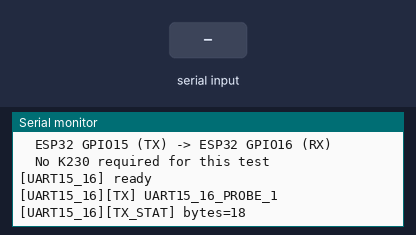
This sketch was run on a simulated ESP32. Shown: the last lines printed to the serial monitor. Inputs (shaded band) come from the test bench.

Above: at 1.4 s.
1.5 s: "1\n" received over the second serial link
At 2.1 s:
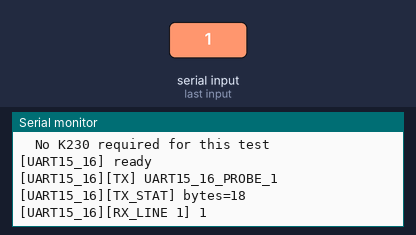
3.0 s: "0\n" received over the second serial link
At 3.18 s:
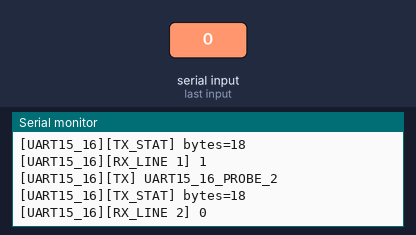
6.0 s: "2\n" received over the second serial link
At 6.18 s:
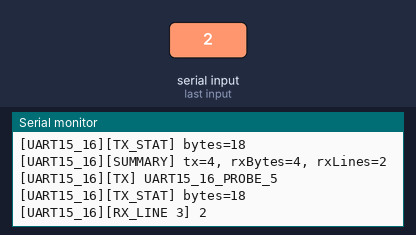
Timing chart, 0 to 9.0 s (numbered marks = the images above; inputs shaded):
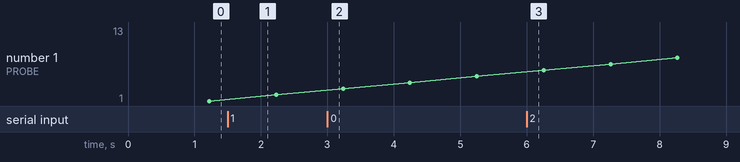

The sketch:

demo_uart15_16_loopback.ino
```cpp
#include <Arduino.h>

namespace {
constexpr unsigned long USB_SERIAL_BAUD = 115200;
constexpr unsigned long UART_BAUD = 9600;
constexpr int UART_TX_PIN = 15;
constexpr int UART_RX_PIN = 16;
constexpr unsigned long SEND_INTERVAL_MS = 1000;
constexpr unsigned long SUMMARY_INTERVAL_MS = 5000;

unsigned long last_send_ms = 0;
unsigned long last_summary_ms = 0;
unsigned long tx_count = 0;
unsigned long rx_bytes = 0;
unsigned long rx_lines = 0;
char line_buf[128];
int line_pos = 0;

void printBanner() {
  Serial.println();
  Serial.println("ESP32 UART GPIO15->GPIO16 loopback demo");
  Serial.println("Purpose: verify whether GPIO15 TX and GPIO16 RX work on this board");
  Serial.print("USB Serial baud -> ");
  Serial.println(USB_SERIAL_BAUD);
  Serial.print("UART baud -> ");
  Serial.println(UART_BAUD);
  Serial.println("Required wiring:");
  Serial.println("  ESP32 GPIO15 (TX) -> ESP32 GPIO16 (RX)");
  Serial.println("  No K230 required for this test");
  Serial.println();
}

void flushLine() {
  if (line_pos <= 0) {
    return;
  }

  line_buf[line_pos] = '\0';
  ++rx_lines;
  Serial.print("[UART15_16][RX_LINE ");
  Serial.print(rx_lines);
  Serial.print("] ");
  Serial.println(line_buf);
  line_pos = 0;
}

void appendLineChar(char c) {
  if (line_pos < static_cast<int>(sizeof(line_buf)) - 1) {
    line_buf[line_pos++] = c;
    return;
  }

  Serial.println("[UART15_16][WARN] line buffer full, flushing current line");
  flushLine();
}

void sendProbe(unsigned long now) {
  if (now - last_send_ms < SEND_INTERVAL_MS) {
    return;
  }

  last_send_ms = now;
  ++tx_count;

  char payload[64];
  snprintf(payload, sizeof(payload), "UART15_16_PROBE_%lu\n", tx_count);
  size_t written = Serial1.print(payload);

  Serial.print("[UART15_16][TX] ");
  Serial.print(payload);
  Serial.print("[UART15_16][TX_STAT] bytes=");
  Serial.println(static_cast<unsigned long>(written));
}

void receiveLoopback() {
  while (Serial1.available()) {
    char c = static_cast<char>(Serial1.read());
    ++rx_bytes;

    if (c == '\n' || c == '\r') {
      flushLine();
    } else {
      appendLineChar(c);
    }
  }
}

void printSummary(unsigned long now) {
  if (now - last_summary_ms < SUMMARY_INTERVAL_MS) {
    return;
  }

  last_summary_ms = now;
  Serial.print("[UART15_16][SUMMARY] tx=");
  Serial.print(tx_count);
  Serial.print(", rxBytes=");
  Serial.print(rx_bytes);
  Serial.print(", rxLines=");
  Serial.println(rx_lines);

  if (tx_count > 0 && rx_lines == 0) {
    Serial.println("[UART15_16][WARN] no loopback line received yet; check jumper between GPIO15 and GPIO16");
  }
}
}  // namespace

void setup() {
  Serial.begin(USB_SERIAL_BAUD);
  delay(200);

  printBanner();
  Serial1.begin(UART_BAUD, SERIAL_8N1, UART_RX_PIN, UART_TX_PIN);
  Serial.println("[UART15_16] ready");

  unsigned long now = millis();
  last_send_ms = now;
  last_summary_ms = now;
}

void loop() {
  unsigned long now = millis();
  sendProbe(now);
  receiveLoopback();
  printSummary(now);
  delay(10);
}
```

Measured:
- after the input at 1.5 s, the serial monitor: prints a new line at once (image 1)
- after the input at 3.0 s, the serial monitor: prints a new line at once (image 2)
- after the input at 6.0 s, the serial monitor: prints a new line at once (image 3)
